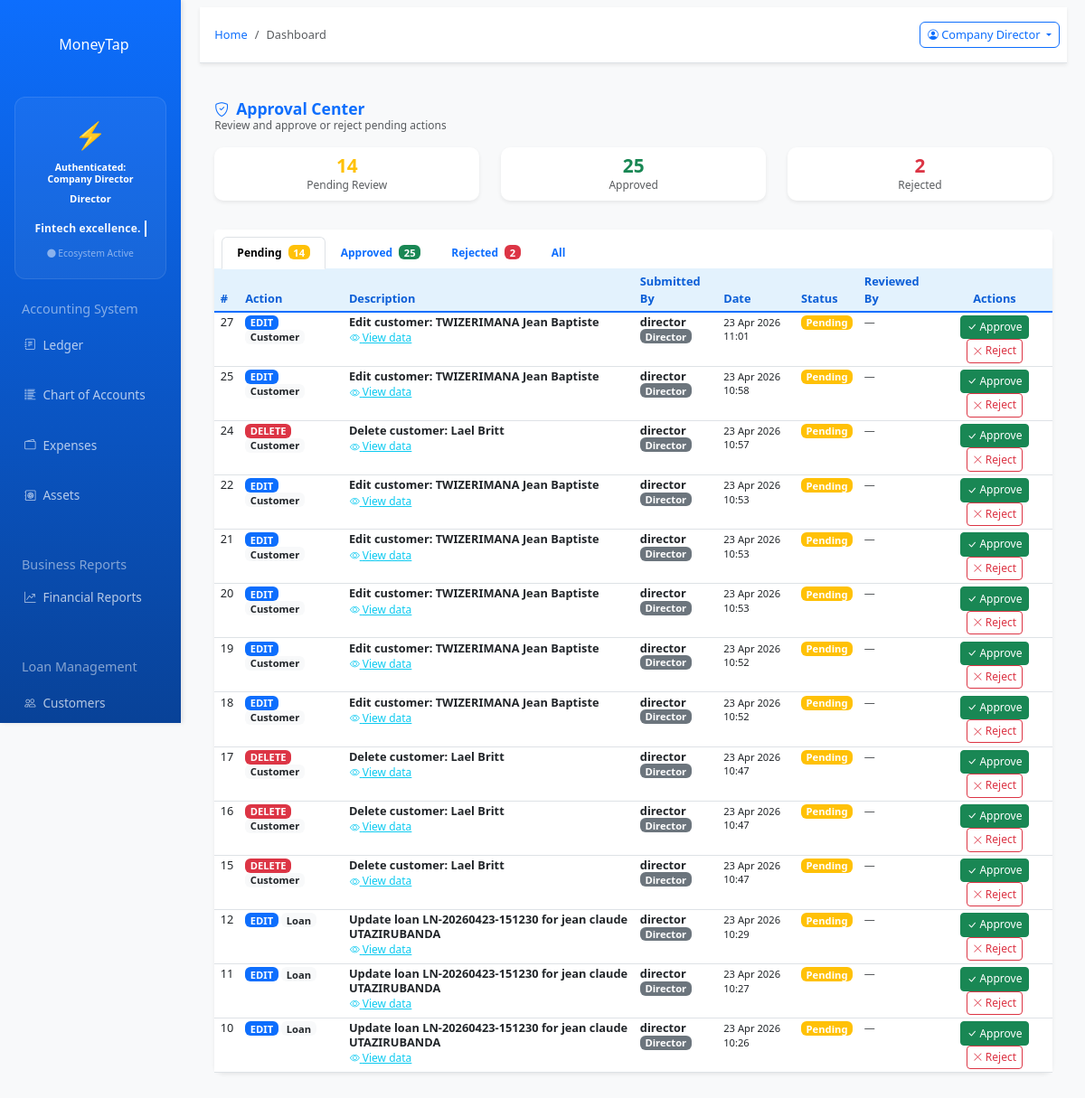
The app's page /app.moneytap/index.php?page=approvals (signed in) with its own data.
### tables this page shows
CREATE TABLE `pending_approvals` (
  `approval_id` int(11) NOT NULL,
  `action_type` varchar(20) NOT NULL,
  `entity_type` varchar(30) NOT NULL,
  `entity_id` int(11) DEFAULT NULL,
  `action_data` longtext NOT NULL,
  `description` varchar(255) NOT NULL,
  `submitted_by` varchar(100) NOT NULL,
  `submitted_by_role` varchar(50) NOT NULL,
  `status` enum('pending','approved','rejected') NOT NULL DEFAULT 'pending',
  `reviewed_by` varchar(100) DEFAULT NULL,
  `reviewed_at` datetime DEFAULT NULL,
  `review_notes` text,
  `submitted_at` datetime NOT NULL DEFAULT CURRENT_TIMESTAMP
);

### app.moneytap/includes/approval_helper.php (called while the page is built, shortened)
<?php
function canApprove() {
    $role = $_SESSION['role'] ?? '';
    return in_array($role, ['Director', 'MD']);
}

### app.moneytap/modules/approvals.php (the view, shortened to what this page needs)
<?php
require_once __DIR__ . '/../includes/approval_helper.php';
$conn = getConnection();
$filter     = $_GET['filter'] ?? 'pending';
$where = $filter !== 'all' ? "WHERE status = '$filter'" : '';
$approvals = $conn->query("SELECT * FROM pending_approvals $where ORDER BY submitted_at DESC LIMIT 100");
$counts = [];
foreach (['pending', 'approved', 'rejected'] as $s) {
    $r = $conn->query("SELECT COUNT(*) as cnt FROM pending_approvals WHERE status = '$s'");
    $counts[$s] = $r ? (int)$r->fetch_assoc()['cnt'] : 0;
}
?>
<div class="container-fluid py-3">
    <div class="row mb-3">
        <div class="col-12 d-flex justify-content-between align-items-center">
            <div>
                <h2 class="h4 fw-bold text-primary mb-0">
                    <i class="bi bi-shield-check me-2"></i>Approval Center
                </h2>
                <p class="text-muted small mb-0">Review and approve or reject pending actions</p>
            </div>
        </div>
    </div>
    <div class="row mb-4">
        <div class="col-md-4">
            <div class="card border-warning shadow-sm">
                <div class="card-body text-center py-2">
                    <h2 class="fw-bold text-warning mb-0"><?= $counts['pending'] ?></h2>
                    <small class="text-muted">Pending Review</small>
                </div>
            </div>
        </div>
        <div class="col-md-4">
            <div class="card border-success shadow-sm">
                <div class="card-body text-center py-2">
                    <h2 class="fw-bold text-success mb-0"><?= $counts['approved'] ?></h2>
                    <small class="text-muted">Approved</small>
                </div>
            </div>
        </div>
        <div class="col-md-4">
            <div class="card border-danger shadow-sm">
                <div class="card-body text-center py-2">
                    <h2 class="fw-bold text-danger mb-0"><?= $counts['rejected'] ?></h2>
                    <small class="text-muted">Rejected</small>
                </div>
            </div>
        </div>
    </div>
    <div class="card shadow-sm">
        <div class="card-header bg-white py-2">
            <ul class="nav nav-tabs card-header-tabs">
                <?php foreach (['pending' => 'warning', 'approved' => 'success', 'rejected' => 'danger', 'all' => 'secondary'] as $f => $color): ?>
                <li class="nav-item">
                    <a class="nav-link <?= $filter === $f ? 'active' : '' ?>" href="?page=approvals&filter=<?= $f ?>">
                        <?= ucfirst($f) ?>
                        <?php if ($f !== 'all' && isset($counts[$f]) && $counts[$f] > 0): ?>
                            <span class="badge bg-<?= $color ?> ms-1"><?= $counts[$f] ?></span>
                        <?php endif; ?>
                    </a>
                </li>
                <?php endforeach; ?>
            </ul>
        </div>
        <div class="card-body p-0">
            <div class="table-responsive">
                <table class="table table-hover table-sm mb-0">
                    <thead class="table-light">
                        <tr>
                            <th>#</th>
                            <th>Action</th>
                            <th>Description</th>
                            <th>Submitted By</th>
                            <th>Date</th>
                            <th>Status</th>
                            <th>Reviewed By</th>
                            <?php if (canApprove() && $filter === 'pending'): ?>
                            <th class="text-center">Actions</th>
                            <?php endif; ?>
                        </tr>
                    </thead>
                    <tbody>
                        <?php if ($approvals && $approvals->num_rows > 0):
                            while ($row = $approvals->fetch_assoc()):
                                $badge = 'secondary';
                                switch($row['status']) {
                                    case 'pending':  $badge = 'warning'; break;
                                }
                                $action_badge = '<span class="badge bg-secondary">'.strtoupper($row['action_type'] ?? '').'</span>';
                                switch($row['action_type']) {
                                    case 'edit':   $action_badge = '<span class="badge bg-primary">EDIT</span>'; break;
                                    case 'delete': $action_badge = '<span class="badge bg-danger">DELETE</span>'; break;
                                }
                        ?>
                        <tr>
                            <td><?= $row['approval_id'] ?></td>
                            <td><?= $action_badge ?> <span class="badge bg-light text-dark"><?= ucfirst($row['entity_type']) ?></span></td>
                            <td>
                                <strong><?= htmlspecialchars($row['description']) ?></strong>
                                <br>
                                <button class="btn btn-link btn-sm p-0 text-info"
                                        data-bs-toggle="collapse"
                                        data-bs-target="#details-<?= $row['approval_id'] ?>">
                                    <i class="bi bi-eye"></i> View data
                                </button>
                            </td>
                            <td>
                                <strong><?= htmlspecialchars($row['submitted_by']) ?></strong>
                                <br><small class="badge bg-secondary"><?= htmlspecialchars($row['submitted_by_role']) ?></small>
                            </td>
                            <td><small><?= date('d M Y H:i', strtotime($row['submitted_at'])) ?></small></td>
                            <td><span class="badge bg-<?= $badge ?>"><?= ucfirst($row['status']) ?></span></td>
                            <td>
                                <?php if ($row['reviewed_by']): ?>
                                    <small><?= htmlspecialchars($row['reviewed_by']) ?></small><br>
                                    <small class="text-muted"><?= date('d M H:i', strtotime($row['reviewed_at'])) ?></small>
                                <?php else: ?>
                                    <small class="text-muted">—</small>
                                <?php endif; ?>
                            </td>
                            <?php if (canApprove() && $filter === 'pending'): ?>
                            <td class="text-center">
                                <button class="btn btn-success btn-sm"
                                        data-bs-toggle="modal"
                                        data-bs-target="#reviewModal"
                                        data-approval-id="<?= $row['approval_id'] ?>"
                                        data-description="<?= htmlspecialchars($row['description']) ?>"
                                        data-action="approve">
                                    <i class="bi bi-check-lg"></i> Approve
                                </button>
                                <button class="btn btn-outline-danger btn-sm"
                                        data-bs-toggle="modal"
                                        data-bs-target="#reviewModal"
                                        data-approval-id="<?= $row['approval_id'] ?>"
                                        data-description="<?= htmlspecialchars($row['description']) ?>"
                                        data-action="reject">
                                    <i class="bi bi-x-lg"></i> Reject
                                </button>
                            </td>
                            <?php endif; ?>
                        </tr>
                        <?php endwhile;
                        endif; ?>
                    </tbody>
                </table>
            </div>
        </div>
    </div>
</div>

### app.moneytap/assets/css/style.css (style rules this page uses)
:root { --primary-blue: #0d6efd; --light-blue: #e3f2fd; --dark-blue: #0b5ed7; --white: #ffffff; --light-gray: #f8f9fa; --gray: #6c757d; --dark-gray: #343a40; }
body { background-color: #f8f9fa; font-family: 'Segoe UI', Tahoma, Geneva, Verdana, sans-serif; }
.card { border: none; border-radius: 10px; box-shadow: 0 4px 6px rgba(0, 0, 0, 0.05); transition: transform 0.3s, box-shadow 0.3s; }
.card-header { background-color: var(--white); border-bottom: 2px solid var(--light-blue); font-weight: 600; color: var(--dark-blue); }
.table { background-color: var(--white); }
.table thead th { background-color: var(--light-blue); border-bottom: 2px solid var(--primary-blue); color: var(--dark-blue); font-weight: 600; }
.badge.bg-primary { background-color: var(--primary-blue) !important; }

### app.moneytap/index.php (style rules this page uses)
body { font-size: 12px !important; overflow-x: hidden; }
.card { margin-bottom: 0.5rem !important; }
.card-header { padding: 0.5rem 1rem !important; }
.card-body { padding: 0.75rem !important; }
.table { font-size: 0.8rem !important; }
.table th, .table td { padding: 0.3rem 0.5rem !important; }
.table-sm th, .table-sm td { padding: 0.2rem 0.4rem !important; }
.btn { font-size: 0.8rem !important; padding: 0.25rem 0.5rem !important; }
.btn-sm { font-size: 0.75rem !important; padding: 0.2rem 0.4rem !important; }
.badge { font-size: 0.7rem !important; padding: 0.15rem 0.35rem !important; }
h2, .h2 { font-size: 1.3rem !important; }
h4, .h4 { font-size: 1.1rem !important; }
.mb-3 { margin-bottom: 0.75rem !important; }
.mb-4 { margin-bottom: 1rem !important; }
.py-2 { padding-top: 0.5rem !important; padding-bottom: 0.5rem !important; }
.py-3 { padding-top: 0.75rem !important; padding-bottom: 0.75rem !important; }
.text-muted { font-size: 0.75rem !important; }
h1, h2, h3, h4, h5, h6 { line-height: 1.2 !important; }
p, .form-label, .small { line-height: 1.3 !important; }
.table-hover tbody tr { line-height: 1.2 !important; }
.bi { font-size: 0.9em !important; }
.row { margin-bottom: 0.25rem !important; }
.container-fluid { padding: 0.5rem !important; }

### records on screen
pending_approvals: approval_id "27", action_type "EDIT", entity_type "Customer", description "Edit customer: TWIZERIMANA Jean Baptiste", submitted_by "director", submitted_by_role "Director", submitted_at "23 Apr 2026 11:01", status "Pending"
pending_approvals: approval_id "25", action_type "EDIT", entity_type "Customer", description "Edit customer: TWIZERIMANA Jean Baptiste", submitted_by "director", submitted_by_role "Director", submitted_at "23 Apr 2026 10:58", status "Pending"
pending_approvals: approval_id "24", action_type "DELETE", entity_type "Customer", description "Delete customer: Lael Britt", submitted_by "director", submitted_by_role "Director", submitted_at "23 Apr 2026 10:57", status "Pending"
pending_approvals: approval_id "22", action_type "EDIT", entity_type "Customer", description "Edit customer: TWIZERIMANA Jean Baptiste", submitted_by "director", submitted_by_role "Director", submitted_at "23 Apr 2026 10:53", status "Pending"
pending_approvals: approval_id "21", action_type "EDIT", entity_type "Customer", description "Edit customer: TWIZERIMANA Jean Baptiste", submitted_by "director", submitted_by_role "Director", submitted_at "23 Apr 2026 10:53", status "Pending"
pending_approvals: approval_id "20", action_type "EDIT", entity_type "Customer", description "Edit customer: TWIZERIMANA Jean Baptiste", submitted_by "director", submitted_by_role "Director", submitted_at "23 Apr 2026 10:53", status "Pending"
pending_approvals: approval_id "19", action_type "EDIT", entity_type "Customer", description "Edit customer: TWIZERIMANA Jean Baptiste", submitted_by "director", submitted_by_role "Director", submitted_at "23 Apr 2026 10:52", status "Pending"
pending_approvals: approval_id "18", action_type "EDIT", entity_type "Customer", description "Edit customer: TWIZERIMANA Jean Baptiste", submitted_by "director", submitted_by_role "Director", submitted_at "23 Apr 2026 10:52", status "Pending"
pending_approvals: approval_id "17", action_type "DELETE", entity_type "Customer", description "Delete customer: Lael Britt", submitted_by "director", submitted_by_role "Director", submitted_at "23 Apr 2026 10:47", status "Pending"
pending_approvals: approval_id "16", action_type "DELETE", entity_type "Customer", description "Delete customer: Lael Britt", submitted_by "director", submitted_by_role "Director", submitted_at "23 Apr 2026 10:47", status "Pending"
pending_approvals: approval_id "15", action_type "DELETE", entity_type "Customer", description "Delete customer: Lael Britt", submitted_by "director", submitted_by_role "Director", submitted_at "23 Apr 2026 10:47", status "Pending"
pending_approvals: approval_id "12", action_type "EDIT", entity_type "Loan", description "Update loan LN-20260423-151230 for jean claude UTAZIRUBANDA", submitted_by "director", submitted_by_role "Director", submitted_at "23 Apr 2026 10:29", status "Pending"
pending_approvals: approval_id "11", action_type "EDIT", entity_type "Loan", description "Update loan LN-20260423-151230 for jean claude UTAZIRUBANDA", submitted_by "director", submitted_by_role "Director", submitted_at "23 Apr 2026 10:27", status "Pending"
pending_approvals: approval_id "10", action_type "EDIT", entity_type "Loan", description "Update loan LN-20260423-151230 for jean claude UTAZIRUBANDA", submitted_by "director", submitted_by_role "Director", submitted_at "23 Apr 2026 10:26", status "Pending"

### other values on screen
$_SESSION['user_name'] "Company Director"
$user_role "Director"
$page_title "Dashboard"
$counts['pending'] "14"
$counts['approved'] "25"
$counts['rejected'] "2"
$f "Pending"
$counts[$f] "14"
$f "Approved"
$counts[$f] "25"
$f "Rejected"
$counts[$f] "2"
$f "All"
